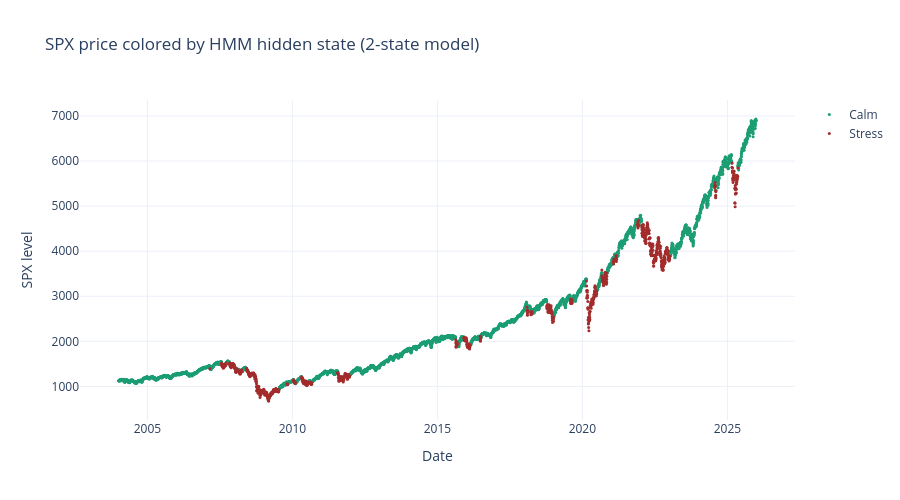

Notebook code cell kept with this figure:
### Markdown cell above
## 5. Visualize regimes over time

I overlay the decoded hidden state on the SPX price series. If the model is working as
expected, the "Stress" state should activate around the 2008 financial crisis, the
March 2020 COVID crash, and possibly the 2022 rate-hike/energy-crisis period.

### Code cell
spx_aligned = df.loc[dates, "^GSPC"]

fig = go.Figure()
colors = {"Calm": "#1D9E75", "Stress": "#A32D2D"}

for label in ["Calm", "Stress"]:
    mask = regime_series == label
    fig.add_trace(go.Scatter(
        x=dates[mask], y=spx_aligned[mask],
        mode="markers", name=label,
        marker=dict(color=colors[label], size=3)
    ))

fig.update_layout(
    title="SPX price colored by HMM hidden state (2-state model)",
    template="plotly_white", height=500,
    yaxis_title="SPX level", xaxis_title="Date"
)
fig.show()

### Figure 1 — Plotly figure (JSON) as saved in the notebook; plotly's stock layout.template omitted (floating-point values rounded to 4 significant figures; data arrays with more than 128 entries replaced by an {"elided": "..."} marker saying what was removed)
{"data": [{"marker": {"color": "#1D9E75", "size": 3}, "mode": "markers", "name": "Calm", "type": "scatter", "x": {"elided": "4247 str values"}, "y": {"elided": "4247 float values"}}, {"marker": {"color": "#A32D2D", "size": 3}, "mode": "markers", "name": "Stress", "type": "scatter", "x": {"elided": "1198 str values"}, "y": {"elided": "1198 float values"}}], "layout": {"height": 500, "title": {"text": "SPX price colored by HMM hidden state (2-state model)"}, "xaxis": {"title": {"text": "Date"}}, "yaxis": {"title": {"text": "SPX level"}}}}
